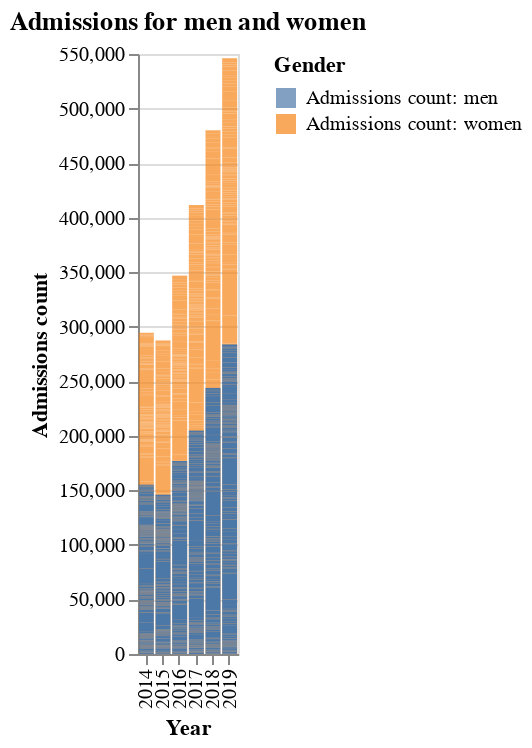

Write notebook code for a chart like this one.
### Code cell
women_df = melted_df[melted_df['variable'] == 'Admissions count: women']
men_df = melted_df[melted_df['variable'] == 'Admissions count: men']

# Create separate charts for women and men
women_chart = alt.Chart(women_df).mark_bar(opacity=0.7).encode(
    x=alt.X("Year:O", title="Year"),
    y=alt.Y("value:Q", title="Admissions count", stack=True),
    color=alt.Color("variable:N", title="Gender"),
    tooltip=[
        alt.Tooltip("variable:N", title="Gender"),
        alt.Tooltip("value:Q", title="Admissions count",format=
",")
    ]
).properties(
    title="Admissions for men and women",
    width=50
)

men_chart = alt.Chart(men_df).mark_bar(opacity=1).encode(
    x=alt.X("Year:O", title="Year"),
    y=alt.Y("value:Q", title="Admissions count", stack=True),
    color=alt.Color("variable:N", title="Gender"),
    tooltip=[
        alt.Tooltip("variable:N", title="Gender"),
        alt.Tooltip("value:Q", title="Admissions count",format=
",")]
).properties(width=50, 
             title="Admissions by region")
# Overlay the men_chart on top of the women_chart
overlay_chart = women_chart + men_chart
overlay_chart

### Figure 1 — Vega-Lite specification as saved in the notebook (floating-point values rounded to 4 significant figures; data arrays with more than 128 entries replaced by an {"elided": "..."} marker saying what was removed)
{"config": {"view": {"continuousWidth": 300, "continuousHeight": 300}}, "layer": [{"data": {"name": "data-9f4bca2bb36088ee7216d07cf269d80a"}, "mark": {"type": "bar", "opacity": 0.7}, "encoding": {"color": {"field": "variable", "title": "Gender", "type": "nominal"}, "tooltip": [{"field": "variable", "title": "Gender", "type": "nominal"}, {"field": "value", "format": ",", "title": "Admissions count", "type": "quantitative"}], "x": {"field": "Year", "title": "Year", "type": "ordinal"}, "y": {"field": "value", "stack": true, "title": "Admissions count", "type": "quantitative"}}, "title": "Admissions for men and women"}, {"data": {"name": "data-cee1b1b33d924e3448fde95252782095"}, "mark": {"type": "bar", "opacity": 1}, "encoding": {"color": {"field": "variable", "title": "Gender", "type": "nominal"}, "tooltip": [{"field": "variable", "title": "Gender", "type": "nominal"}, {"field": "value", "format": ",", "title": "Admissions count", "type": "quantitative"}], "x": {"field": "Year", "title": "Year", "type": "ordinal"}, "y": {"field": "value", "stack": true, "title": "Admissions count", "type": "quantitative"}}}], "width": 50, "$schema": "https://vega.github.io/schema/vega-lite/v5.14.1.json", "datasets": {"data-9f4bca2bb36088ee7216d07cf269d80a": {"elided": "915 records"}, "data-cee1b1b33d924e3448fde95252782095": {"elided": "915 records"}}}
